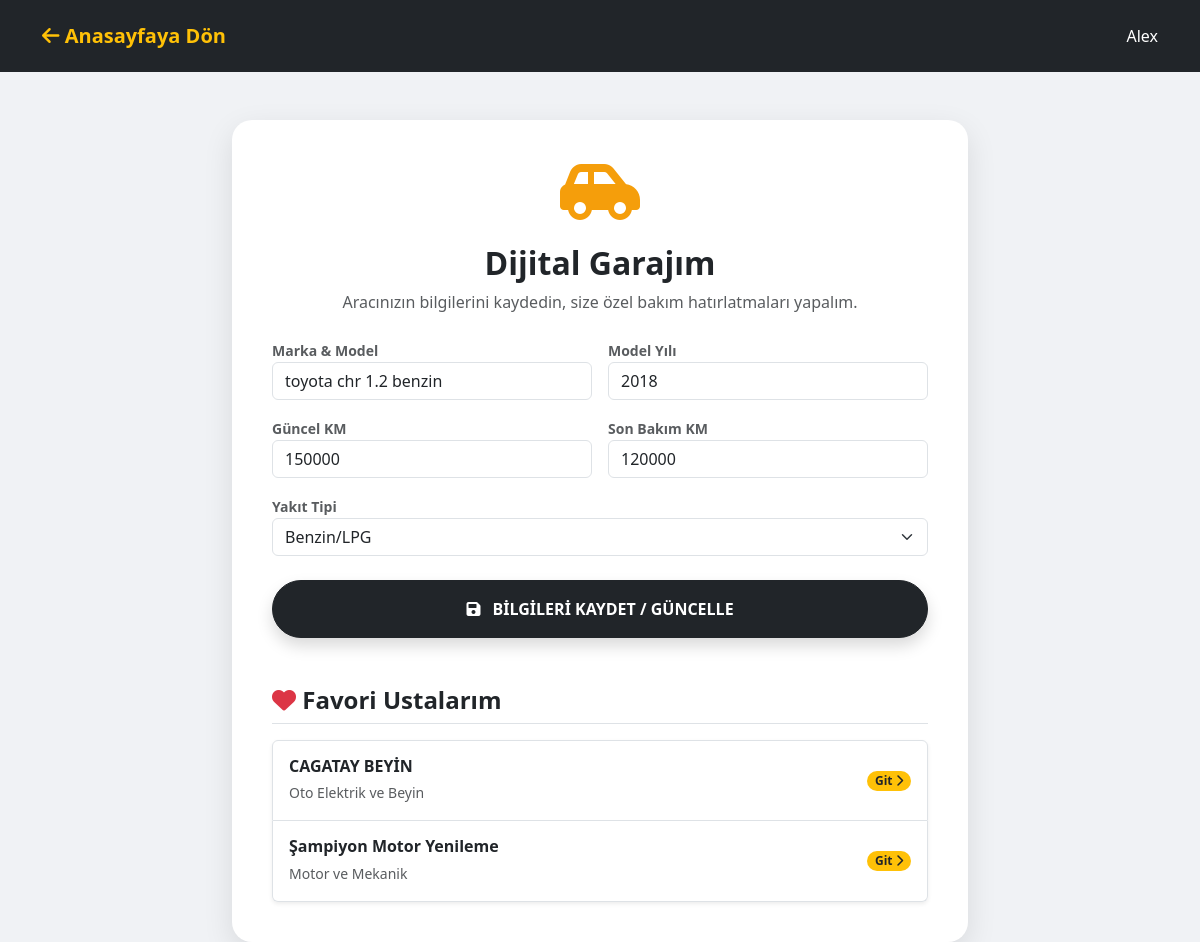
The page /profil/ (signed in) on the database its author committed.
### rehber/models.py (models this page shows, shortened)
class Arac(models.Model):
    YAKIT_TIPLERI = (('dizel', 'Dizel'), ('benzin', 'Benzin/LPG'), ('elektrik', 'Elektrik'))
    kullanici = models.OneToOneField(User, on_delete=models.CASCADE)
    marka_model = models.CharField(max_length=100, verbose_name="Marka & Model")
    yil = models.IntegerField(verbose_name="Model Yılı", default=2015)
    km = models.IntegerField(verbose_name="Güncel Kilometre")
    son_bakim_km = models.IntegerField(verbose_name="Son Bakım KM", blank=True, null=True)
    yakit = models.CharField(max_length=20, choices=YAKIT_TIPLERI, default='dizel')

class Favori(models.Model):
    kullanici = models.ForeignKey(User, on_delete=models.CASCADE)
    dukkan = models.ForeignKey(Dukkan, on_delete=models.CASCADE)
    tarih = models.DateTimeField(auto_now_add=True)
    class Meta:
        unique_together = ('kullanici', 'dukkan')
        verbose_name_plural = "Favoriler"

class Dukkan(models.Model):
    KATEGORILER = (
        ('MOTOR', 'Motor ve Mekanik'),
        ('BAKIM', 'Periyodik Bakım & Yağ'),
        ('ELEKTRIK', 'Oto Elektrik ve Beyin'),
        ('AKU', 'Akü Satış & Değişim'),
        ('KAPORTA', 'Kaporta ve Boya'),
        ('LASTIK', 'Lastik ve Jant'),
        ('YEDEK', 'Yedek Parça'),
        ('EGZOZ', 'Egzoz ve Emisyon'),
        ('TORNACI', 'Torna ve Tesviye'),
        ('YOLYARDIM', 'Yol Yardım & Çekici'),
        ('EKSPERTIZ', 'Oto Ekspertiz'),
        ('DOSEME', 'Oto Döşeme & Kılıf'),
        ('KILIT', 'Oto Kilit & Anahtar'),
    )
    SINIF_SECENEKLERI = (
        ('EKONOMIK', 'Ekonomik - Bütçe Dostu'),
        ('STANDART', 'Standart - Fiyat/Performans'),
        ('PREMIUM', 'Premium - Orijinal Parça & Yetkili Kalitesi'),
    )
    isim = models.CharField(max_length=200, verbose_name="Dükkan Adı")
    kategori = models.CharField(max_length=50, choices=KATEGORILER, verbose_name="Kategori")
    hizmet_sinifi = models.CharField(max_length=20, choices=SINIF_SECENEKLERI, default='STANDART', verbose_name="Hizmet Sınıfı")
    uzmanlik = models.CharField(max_length=300, verbose_name="Uzmanlık (Örn: Sadece BMW bakar)")
    telefon = models.CharField(max_length=20, verbose_name="Telefon Numarası")
    adres = models.TextField(verbose_name="Açık Adres")
    konum_linki = models.URLField(max_length=850, blank=True, verbose_name="Google Harita Linki")
    foto = models.ImageField(upload_to='dukkanlar/', verbose_name="Dükkan Fotosu", blank=True, null=True)
    onayli_esnaf = models.BooleanField(default=False, verbose_name="Mavi Tik (Güvenilir Esnaf)")
    vitrin_uye = models.BooleanField(default=False, verbose_name="Vitrin Üye (En Üstte Çıkar)")
    yayinda = models.BooleanField(default=False, verbose_name="Yayında mı? (Onay)")
    goruntulenme = models.IntegerField(default=0, verbose_name="Görüntülenme Sayısı")
    kredi_karti = models.BooleanField(default=False, verbose_name="Kredi Kartı Geçerli")
    bekleme_salonu = models.BooleanField(default=False, verbose_name="Bekleme Salonu Var")
    nobetci = models.BooleanField(default=False, verbose_name="7/24 Açık / Nöbetçi")
    ikame_arac = models.BooleanField(default=False, verbose_name="İkame Araç Veriyor")
    kampanya_baslik = models.CharField(max_length=100, blank=True, verbose_name="Kampanya Başlığı (Örn: Kış İndirimi)")
    kampanya_detay = models.CharField(max_length=255, blank=True, verbose_name="Kampanya Detayı (Örn: Tüm akülerde %20 indirim)")
    class Meta:
        verbose_name_plural = "Sanayi Esnafları"

### rehber/views.py (the view)
# urls.py: path('profil/', profil, name='profil'),
def profil(request):
    if not request.user.is_authenticated:
        return redirect('giris_yap')
    try:
        arac = request.user.arac
    except Arac.DoesNotExist:
        arac = None
    favoriler = Favori.objects.filter(kullanici=request.user).order_by('-tarih')
    if request.method == 'POST':
        form = AracForm(request.POST, instance=arac)
        if form.is_valid():
            yeni_arac = form.save(commit=False)
            yeni_arac.kullanici = request.user
            yeni_arac.save()
            messages.success(request, "Garaj bilgileriniz güncellendi!")
            return redirect('profil')
    else:
        form = AracForm(instance=arac)
    return render(request, 'profil.html', {'form': form, 'arac': arac, 'favoriler': favoriler})

### rehber/forms.py
class AracForm(forms.ModelForm):
    class Meta:
        model = Arac
        fields = ['marka_model', 'yil', 'km', 'son_bakim_km', 'yakit']
        widgets = {
            'marka_model': forms.TextInput(attrs={'class': 'form-control', 'placeholder': 'Örn: Fiat Egea 1.4'}),
            'yil': forms.NumberInput(attrs={'class': 'form-control', 'placeholder': '2020'}),
            'km': forms.NumberInput(attrs={'class': 'form-control', 'placeholder': '120000'}),
            'son_bakim_km': forms.NumberInput(attrs={'class': 'form-control', 'placeholder': '110000'}),
            'yakit': forms.Select(attrs={'class': 'form-select'}),
        }

### templates/profil.html (shortened to what this page needs)
<!DOCTYPE html>
<html lang="tr">
<head>
    <link href="https://cdn.jsdelivr.net/npm/bootstrap@5.3.0/dist/css/bootstrap.min.css" rel="stylesheet">
    <link rel="stylesheet" href="https://cdnjs.cloudflare.com/ajax/libs/font-awesome/6.0.0/css/all.min.css">
</head>
<body>
    <nav class="navbar navbar-dark bg-dark py-3 mb-5">
        <div class="container">
            <a class="navbar-brand fw-bold text-warning" href="{% url 'home' %}"><i class="fa-solid fa-arrow-left"></i> Anasayfaya Dön</a>
            <span class="text-white">{{ user.username|title }}</span>
        </div>
    </nav>
    <div class="container">
        <div class="row justify-content-center">
            <div class="col-md-8">
                <div class="garage-card text-center">
                    <i class="fa-solid fa-car-side car-icon"></i>
                    <h2 class="fw-bold mb-2">Dijital Garajım</h2>
                    <p class="text-muted mb-4">Aracınızın bilgilerini kaydedin, size özel bakım hatırlatmaları yapalım.</p>
                    <form method="POST" class="text-start">
                        <div class="row g-3">
                            <div class="col-md-6">
                                <label class="fw-bold small text-muted">Marka & Model</label>
                                {{ form.marka_model }}
                            </div>
                            <div class="col-md-6">
                                <label class="fw-bold small text-muted">Model Yılı</label>
                                {{ form.yil }}
                            </div>
                            <div class="col-md-6">
                                <label class="fw-bold small text-muted">Güncel KM</label>
                                {{ form.km }}
                            </div>
                            <div class="col-md-6">
                                <label class="fw-bold small text-muted">Son Bakım KM</label>
                                {{ form.son_bakim_km }}
                            </div>
                            <div class="col-12">
                                <label class="fw-bold small text-muted">Yakıt Tipi</label>
                                {{ form.yakit }}
                            </div>
                            <div class="col-12 mt-4">
                                <button class="btn btn-dark w-100 py-3 fw-bold rounded-pill shadow">
                                    <i class="fa-solid fa-save me-2"></i> BİLGİLERİ KAYDET / GÜNCELLE
                                </button>
                            </div>
                        </div>
                    </form>
                    <div class="mt-5 text-start">
                    <h4 class="fw-bold mb-3 border-bottom pb-2"><i class="fa-solid fa-heart text-danger"></i> Favori Ustalarım</h4>
                    <div class="list-group shadow-sm">
                        {% for fav in favoriler %}
                        <a href="{% url 'dukkan_detay' fav.dukkan.id %}" class="list-group-item list-group-item-action d-flex justify-content-between align-items-center p-3">
                            <div>
                                <h6 class="mb-1 fw-bold">{{ fav.dukkan.isim }}</h6>
                                <small class="text-muted">{{ fav.dukkan.get_kategori_display }}</small>
                            </div>
                            <span class="badge bg-warning text-dark rounded-pill">Git <i class="fa-solid fa-chevron-right"></i></span>
                        </a>
                        {% empty %}
                        <p class="text-muted text-center p-3">Henüz favori eklemediniz.</p>
                        {% endfor %}
                    </div>
                </div>
                </div>
            </div>
        </div>
    </div>
</body>
</html>

### templates/profil.html (style rules this page uses)
body { background: #f0f2f5; font-family: 'Segoe UI', sans-serif; }
.garage-card { background: white; border-radius: 20px; padding: 40px; box-shadow: 0 10px 30px rgba(0,0,0,0.1); }
.car-icon { font-size: 4rem; color: #f59e0b; margin-bottom: 20px; }

### rows shown on the page
Arac: marka_model "toyota chr 1.2 benzin", yil "2018", km "150000", son_bakim_km "120000", yakit "Benzin/LPG"
Favori: dukkan.isim "CAGATAY BEYİN", dukkan.kategori "Oto Elektrik ve Beyin"
Favori: dukkan.isim "Şampiyon Motor Yenileme", dukkan.kategori "Motor ve Mekanik"

### other values the page prints
{{ user.username|title }} "Alex"
